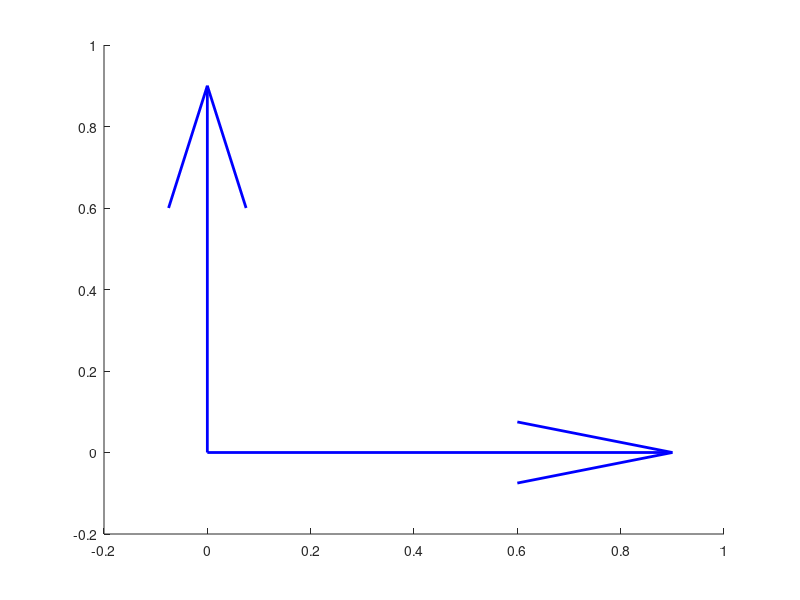

Here is the MATLAB script that generated this plot: (Note: this script raises an error after producing the figure.)
figure; hold on;

x1_film = [ [0 0 0]; [1 0 0] ];
x2_film = [ [0 0 0]; [0 1 0] ];
x3_film = [ [0 0 0]; [0 0 1] ];

quiver3(x1_film(1,1),x1_film(1,2),x1_film(1,3),x1_film(2,1),x1_film(2,2),x1_film(2,3),'b','LineWidth',2);
quiver3(x2_film(1,1),x2_film(1,2),x2_film(1,3),x2_film(2,1),x2_film(2,2),x2_film(2,3),'b','LineWidth',2);
quiver3(x3_film(1,1),x3_film(1,2),x3_film(1,3),x3_film(2,1),x3_film(2,2),x3_film(2,3),'b','LineWidth',2);
plotcube([1 1 1],[0 0 0],0.5,[1 1 1]); 

transform_mat = [ 0             1       0; ...
                  -1/sqrt(2)    0       1/sqrt(2);...
                  1/sqrt(2)     0       1/sqrt(2)];
              
x1_crystal = transform_mat * x1_film(2,:)' / 2;      
x2_crystal = transform_mat * x2_film(2,:)' / 2;              
x3_crystal = transform_mat * x3_film(2,:)' / 2;

x1_crystal = [ [0 0 0]; x1_crystal' ];
x2_crystal = [ [0 0 0]; x2_crystal' ];
x3_crystal = [ [0 0 0]; x3_crystal' ];


quiver3(x1_crystal(1,1),x1_crystal(1,2),x1_crystal(1,3),x1_crystal(2,1),x1_crystal(2,2),x1_crystal(2,3),'r','LineWidth',2);
quiver3(x2_crystal(1,1),x2_crystal(1,2),x2_crystal(1,3),x2_crystal(2,1),x2_crystal(2,2),x2_crystal(2,3),'r','LineWidth',2);
quiver3(x3_crystal(1,1),x3_crystal(1,2),x3_crystal(1,3),x3_crystal(2,1),x3_crystal(2,2),x3_crystal(2,3),'r','LineWidth',2);

axis([-1 1 -1 1 -1 1]);
set(gca,'xtick',[]);set(gca,'ytick',[]);set(gca,'ztick',[]);set(gca,'Visible','off')
